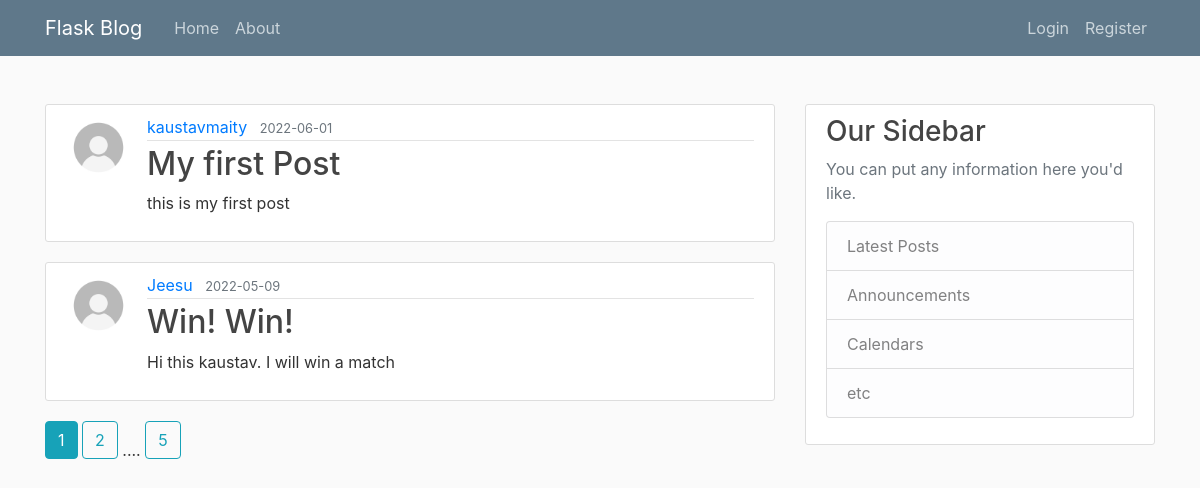
Screenshot of /homepage with the database file from the repository.
### flaskblog/models.py (models this page shows, shortened)
class Post(db.Model):
    id = db.Column(db.Integer, primary_key = True)
    title = db.Column(db.String(100),nullable=False)
    date_posted = db.Column(db.DateTime,nullable=False,default=datetime.utcnow)
    content = db.Column(db.Text,nullable=False)
    user_id = db.Column(db.Integer,db.ForeignKey('user.id'),nullable=False)

class User(db.Model,UserMixin):
    id = db.Column(db.Integer,primary_key = True)
    username = db.Column(db.String(20),unique=True,nullable=False)
    email = db.Column(db.String(120),unique=True,nullable=False)
    image_file = db.Column(db.String(20),nullable = False, default = 'default.jpg')
    password = db.Column(db.String(60),nullable=False)
    posts = db.relationship('Post',backref='author',lazy=True)

### flaskblog/routes.py (the view)
@app.route("/")
@app.route("/homepage")
def hello():
    page = request.args.get('page',1,type=int)
    posts = Post.query.order_by(Post.date_posted.desc()).paginate(per_page=2,page=page)
    return render_template('home.html',posts=posts)

### flaskblog/templates/home.html
{% extends "layout.html" %}
{% block content %}
    {% for post in posts.items %}
<article class="media content-section">
    <img class="rounded-circle article-img" src="{{ url_for('static',filename='profile_pics/'+post.author.image_file) }}" />
    <div class="media-body">
        <div class="article-metadata">
            <a class="mr-2" href= "{{ url_for('user_posts',username=post.author.username)}}">{{ post.author.username }}</a>
            <small class="text-muted">{{ post.date_posted.strftime('%Y-%m-%d') }}</small>
        </div>
        <h2><a class="article-title" href= {{url_for('post',post_id= post.id)}}>{{ post.title }}</a></h2>
        <p class="article-content">{{ post.content }}</p>
    </div>
</article>
    {% endfor %}
    {% for page_num in posts.iter_pages(left_edge=1, right_edge =1, left_current=1, right_current=2) %}
        {% if page_num %}
            {% if posts.page == page_num %}
                <a class="btn btn-info mb-4" href="{{ url_for ('hello',page=page_num)}}"> {{page_num}}</a>
            {% else %}
                <a class="btn btn-outline-info mb-4" href="{{ url_for ('hello',page=page_num)}}"> {{page_num}}</a>
            {% endif %}
        {% else %}
            ....
        {% endif %}
    {% endfor %}
{% endblock content %}

### flaskblog/templates/layout.html (shortened to what this page needs)
﻿<!DOCTYPE html>
<html>
<head>
    <link rel="stylesheet" href="https://maxcdn.bootstrapcdn.com/bootstrap/4.0.0/css/bootstrap.min.css">
    <link rel="stylesheet" type="text/css" href="{{ url_for('static', filename='main.css') }}">
</head>
<body>
    <header class="site-header">
        <nav class="navbar navbar-expand-md navbar-dark bg-steel fixed-top">
            <div class="container">
                <a class="navbar-brand mr-4" href="/">Flask Blog</a>
                <div class="collapse navbar-collapse" id="navbarToggle">
                    <div class="navbar-nav mr-auto">
                        <a class="nav-item nav-link" href="{{ url_for('hello') }}">Home</a>
                        <a class="nav-item nav-link" href="{{ url_for('about') }}">About</a>
                    </div>
                    <div class="navbar-nav">
                        {% if current_user.is_authenticated %}
                        <a class="nav-item nav-link" href="{{ url_for('new_post') }}">New Post</a>
                        <a class="nav-item nav-link" href="{{ url_for('account') }}">Account</a>
                        <a class="nav-item nav-link" href="{{ url_for('logout') }}">Logout</a>
                        {% else %}
                        <a class="nav-item nav-link" href="{{ url_for('login') }}">Login</a>
                        <a class="nav-item nav-link" href="{{ url_for('register') }}">Register</a>
                        {% endif %}
                    </div>
                </div>
            </div>
        </nav>
    </header>
    <main role="main" class="container">
        <div class="row">
            <div class="col-md-8">
                {% block content %}{% endblock %}
            </div>
            <div class="col-md-4">
                <div class="content-section">
                    <h3>Our Sidebar</h3>
                    <p class='text-muted'>
                        You can put any information here you'd like.
                        <ul class="list-group">
                            <li class="list-group-item list-group-item-light">Latest Posts</li>
                            <li class="list-group-item list-group-item-light">Announcements</li>
                            <li class="list-group-item list-group-item-light">Calendars</li>
                            <li class="list-group-item list-group-item-light">etc</li>
                        </ul>
                    </p>
                </div>
            </div>
        </div>
    </main>
</body>
</html>

### flaskblog/static/main.css (style rules this page uses)
body { background: #fafafa; color: #333333; margin-top: 5rem; }
h1, h2, h3, h4, h5, h6 { color: #444444; }
.bg-steel { background-color: #5f788a; }
.site-header .navbar-nav .nav-link { color: #cbd5db; }
.content-section { background: #ffffff; padding: 10px 20px; border: 1px solid #dddddd; border-radius: 3px; margin-bottom: 20px; }
.article-title { color: #444444; }
.article-content { white-space: pre-line; }
.article-img { height: 65px; width: 65px; margin-right: 16px; }
.article-metadata { padding-bottom: 1px; margin-bottom: 4px; border-bottom: 1px solid #e3e3e3 }

### rows the page displays
Post: image_file (placeholder picture), author.username "kaustavmaity", date_posted "2022-06-01", title "My first Post", content "this is my first post"
Post: image_file (placeholder picture), author.username "Jeesu", date_posted "2022-05-09", title "Win! Win!", content "Hi this kaustav. I will win a match"

### other values shown
{{ page_num }} "1"
{{ page_num }} "2" "5"
